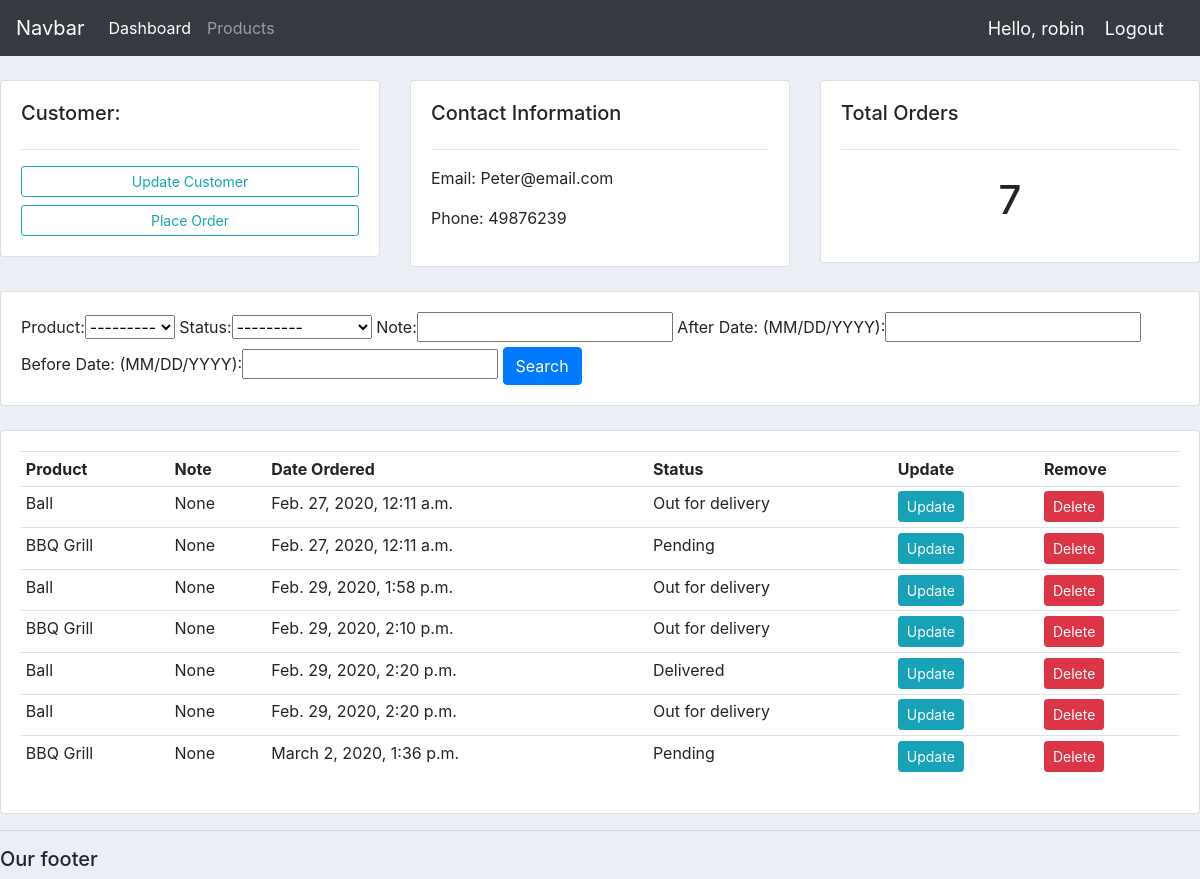
The page /customer/2/ (signed in) on the database its author committed.
### accounts/models.py (models this page shows, shortened)
class Customer(models.Model):
	name = models.CharField(max_length=200, null=True)
	phone = models.CharField(max_length=200, null=True)
	email = models.CharField(max_length=200, null=True)
	date_created = models.DateTimeField(auto_now_add=True)

class Order(models.Model):
	STATUS = (
			('Pending', 'Pending'),
			('Out for delivery ', 'Out for delivery'),
			('Delivered', 'Delivered'),
			)
	customer = models.ForeignKey(Customer, null=True, on_delete=models.SET_NULL)
	product = models.ForeignKey(Product, null=True, on_delete=models.SET_NULL)
	date_created = models.DateTimeField(auto_now_add=True)
	status = models.CharField(max_length=200, null=True, choices=STATUS)
	note = models.CharField(max_length=200, null=True)

class Product(models.Model):
	CATEGORY = (
			('Indoor', 'Indoor'),
			('Outdoor ', 'Outdoor'),
			)
	name = models.CharField(max_length=200, null=True)
	price = models.FloatField(null=True)
	category = models.CharField(max_length=200, null=True, choices=CATEGORY)
	description = models.CharField(max_length=200, null=True, blank=True)
	date_created = models.DateTimeField(auto_now_add=True)
	tags = models.ManyToManyField(Tag)
	def __str__(self):
		return self.name

### accounts/views.py (the view)
# urls.py: path('customer/<str:pk>/', views.customer, name="customer"),
@login_required(login_url='login')
def customer(request, pk):
	customer = Customer.objects.get(id=pk)
	orders = customer.order_set.all()
	order_count = orders.count()
	myFilter = OrderFilter(request.GET, queryset=orders)
	orders = myFilter.qs
	context = {'customer':customer, 'orders':orders, 'order_count':order_count, 'myFilter':myFilter}
	return render(request, 'accounts/customer.html',context)

### accounts/templates/accounts/customer.html
{% extends 'accounts/main.html' %}
{% block content %}
<br>
<div class="row">
	<div class="col-md">
		<div class="card card-body">
			<h5>Customer:</h5>
			<hr>
			<a class="btn btn-outline-info  btn-sm btn-block" href="">Update Customer</a>
			<a class="btn btn-outline-info  btn-sm btn-block" href="{% url 'create_order' customer.id %}">Place Order</a>
		</div>
	</div>
	<div class="col-md">
		<div class="card card-body">
			<h5>Contact Information</h5>
			<hr>
			<p>Email: {{customer.email}}</p>
			<p>Phone: {{customer.phone}}</p>
		</div>
	</div>
	<div class="col-md">
		<div class="card card-body">
			<h5>Total Orders</h5>
			<hr>
			<h1 style="text-align: center;padding: 10px">{{order_count}}</h1>
		</div>
	</div>
</div>
<br>
<div class="row">
	<div class="col">
		<div class="card card-body">
			<form method="get">
				{{myFilter.form}}
		    <button class="btn btn-primary" type="submit">Search</button>
		  </form>
		</div>
	</div>
</div>
<br>
<div class="row">
	<div class="col-md">
		<div class="card card-body">
			<table class="table table-sm">
				<tr>
					<th>Product</th>
					<th>Note</th>
					<th>Date Ordered</th>
					<th>Status</th>
					<th>Update</th>
					<th>Remove</th>
				</tr>
				{% for order in orders %}
				<tr>
					<td>{{order.product}}</td>
					<td>{{order.note}}</td>
					<td>{{order.date_created}}</td>
					<td>{{order.status}}</td>
					<td><a class="btn btn-sm btn-info" href="{% url 'update_order' order.id %}">Update</a></td>
					<td><a class="btn btn-sm btn-danger" href="{% url 'delete_order' order.id %}">Delete</a></td>
				</tr>
				{% endfor %}
			</table>
		</div>
	</div>
</div>
{% endblock %}

### accounts/templates/accounts/navbar.html (shortened to what this page needs)
<nav class="navbar navbar-expand-lg navbar-dark bg-dark">
  <a class="navbar-brand" href="{% url 'home' %}">Navbar</a>
  <div class="collapse navbar-collapse" id="navbarNav">
    <ul class="navbar-nav">
      <li class="nav-item active">
        <a class="nav-link" href="{% url 'home' %}">Dashboard</a>
      </li>
      <li class="nav-item">
        <a class="nav-link" href="{% url 'products' %}">Products</a>
      </li>
    </ul>
  </div>
  <span class="hello-msg">Hello, {{request.user}} </span>
  <span><a class="hello-msg" href="{% url 'logout' %}">Logout</a></span>
</nav>

### accounts/templates/accounts/main.html (style rules this page uses)
body { background-color: #ebeff5; }

### accounts/templates/accounts/navbar.html (style rules this page uses)
.hello-msg { font-size: 18px; color: #FFF; margin-right: 20px; }

### rows shown on the page
Customer: email "Peter@email.com", phone "49876239"
Order: product "Ball", note "None", date_created "Feb. 27, 2020, 12:11 a.m.", status "Out for delivery"
Order: product "BBQ Grill", note "None", date_created "Feb. 27, 2020, 12:11 a.m.", status "Pending"
Order: product "Ball", note "None", date_created "Feb. 29, 2020, 1:58 p.m.", status "Out for delivery"
Order: product "BBQ Grill", note "None", date_created "Feb. 29, 2020, 2:10 p.m.", status "Out for delivery"
Order: product "Ball", note "None", date_created "Feb. 29, 2020, 2:20 p.m.", status "Delivered"
Order: product "Ball", note "None", date_created "Feb. 29, 2020, 2:20 p.m.", status "Out for delivery"
Order: product "BBQ Grill", note "None", date_created "March 2, 2020, 1:36 p.m.", status "Pending"

### other values the page prints
{{ request.user }} "robin"
{{ order_count }} "7"
